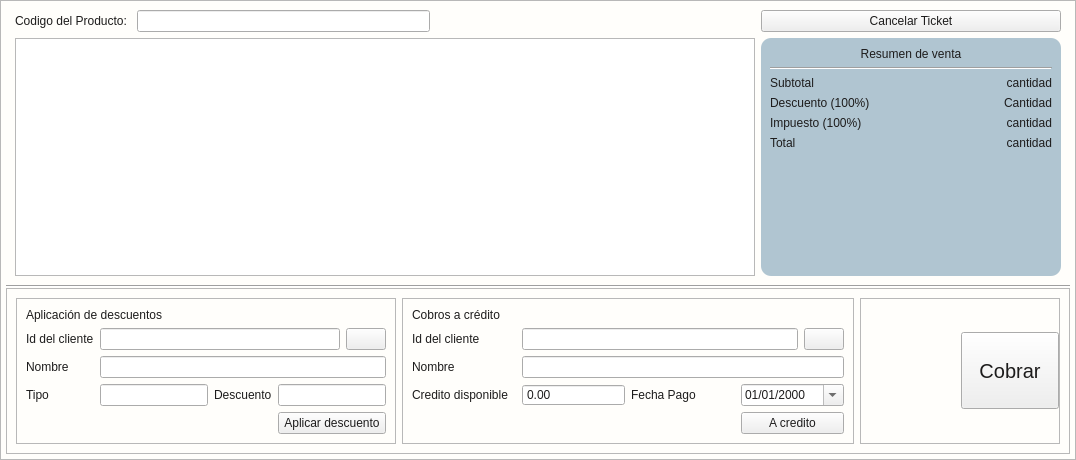
<?xml version="1.0" encoding="UTF-8"?>
<ui version="4.0">
 <class>Venta</class>
 <widget class="QWidget" name="Venta">
  <property name="geometry">
   <rect>
    <x>0</x>
    <y>0</y>
    <width>1076</width>
    <height>460</height>
   </rect>
  </property>
  <property name="windowTitle">
   <string>Form</string>
  </property>
  <property name="styleSheet">
   <string notr="true">*{color: #1d1c1c;}
#Venta{
background: #fffefb;
}
#contenedor_controlcentral{
min-height: 200px;
}
#contenedor_detallesventa{
background: #B0C5D1;
border-radius: 10px;
min-width: 300px;
}
[objectName*=&quot;contenedor&quot;]{
background: #fffefb;
border:none;
}
[objectName*=&quot;etiqueta_&quot;]{
font-size: 14px;
font-family:Arial;
font-weight:bold;
color: #1d1c1c;
}
[objectName*=&quot;txt_&quot;]{
font-size: 14px;
font-family:Arial;
color: #1d1c1c;
background: #F5F5F5;
border-radius: 5px;
border:none;
border-bottom: 1px solid;
}
[objectName*=&quot;etiquetaTitulo_&quot;]{
font-size: 20px;
font-family:Arial;
font-weight:bold;
color: #1d1c1c;
}
[objectName*=&quot;etiquetaresultado_&quot;]{
font-size: 16px;
font-family:Arial;
font-weight:bold;
color: #1d1c1c;
}
#etiqueta_iconocodigobarras{
image: url(:/Icons/Bootstrap/upc-scan.svg);
min-width: 20px;
}
[objectName*=&quot;btn_btn_&quot;]{
height: 25px;
color: #fffefb;
background: #00619a;
border-radius: 5px;
font-family: Arial;
font-weight: bold;
font-size: 14px;
padding-left: 5px;
padding-right: 5px;
}
[objectName*=&quot;btn_btn_&quot;]:hover{
background: #2196F3;
}
#btn_btn_cobrar{
min-height:70px;
min-width: 90px;
font-size:20px;
}
#btn_btn_cobrar:hover{
background: #68a67d;
}
[objectName*=&quot;txt_&quot;]:focus{
border-bottom: 2px solid #023375;
}

/*------TABLA-----*/
[objectName*=&quot;tabla_&quot;] {
    font-family: Arial;
    font-size: 14px;
background: #F5F5F5;
}

/* Encabezados de la tabla */
[objectName*=&quot;tabla_&quot;] QHeaderView::section {
    background-color: #023375;
    color: white;
    font-family: &quot;Arial&quot;;
    font-size: 16px;
    padding: 5px;
    border: 1px solid gray;
}

/* Encabezado horizontal */
[objectName*=&quot;tabla_&quot;] QHeaderView::horizontal {
    background-color: #023375;
    color: white;
}

/* Encabezado vertical */
[objectName*=&quot;tabla_&quot;] QHeaderView::vertical {
    background-color: #023375;
    color: white;
}


[objectName*=&quot;fecha_&quot;]{
border: none;
border-bottom: 1px solid #3b3c3d;
border-radius: 5px;
padding: 2px;
background-color: #f5f4f1;
font-size: 14px;
min-width:100px;
}
*[objectName*=&quot;fecha_&quot;]::drop-down{
subcontrol-origin: padding;
subcontrol-position: top right;
padding-right:5px;
width: 20%;
border-left-width: 1px;
borde-radius: 5px;
background-color: #F5F5F5;
}
*[objectName*=&quot;fecha_&quot;]::down-arrow{
image: url(:/Icons/Bootstrap/calendar2-date.svg);
width: 17%;
height: 17%;
padding-left:5px;
padding-right:5px;
background: #F5F5F5;
}
*[objectName*=&quot;fecha_&quot;]::focus{
border-bottom: 2px solid #00668c;
}
QCalendarWidget QWidget#qt_calendar_navigationbar {
    background-color: #00668c;
    color: white;
    border-top-left-radius: 5px;
    border-top-right-radius: 5px;
}

/* BOTONES DE NAVEGACIÓN */
QCalendarWidget QToolButton {
    background-color: transparent;
    color: white;
    font-weight: bold;
    padding: 5px;
}

/* DESPLEGABLE DE MESES */
QCalendarWidget QMenu {
    background-color: #FFFFFF;
    border: 1px solid #3b3c3d;
}

/* DÍAS DE LA SEMANA */
QCalendarWidget QWidget#qt_calendar_weekdaybar {
    background-color: #f5f4f1;
    color: #3b3c3d;
}

/* DÍAS DEL MES */
QCalendarWidget QAbstractItemView:enabled {
    background-color: #FFFFFF;
    color: #1d1c1c;
    selection-background-color: #00668c;  /* Color al seleccionar fecha */
    selection-color: white;
}

/* DÍAS DE OTROS MESES */
QCalendarWidget QAbstractItemView:disabled {
    color: #AAAAAA;
}

/* EFECTO HOVER SOBRE DÍAS */
QCalendarWidget QAbstractItemView::item:hover {
    background-color: #e1f0f7;
    color: #1d1c1c;
}

*[objectName*=&quot;numerodecimal_&quot;]{
background-color: rgb(245, 244, 241);
color: rgb(29, 28, 28);
border: none;
border-bottom: 1px solid;
border-radius: 5px;
font-size: 12px;
font-family: Arial;
}
*[objectName^=&quot;numerodecimal_&quot;]::focus{
border-bottom: 2px solid #00668c;
}

#contenedor_controlesinferior{
max-height: 200px;
}

#contenedor_creditos{
min-width: 450px;
}
#contenedordescuentosaplicardescuento{
min-width: 450px;
}
</string>
  </property>
  <layout class="QGridLayout" name="gridLayout">
   <property name="leftMargin">
    <number>0</number>
   </property>
   <property name="topMargin">
    <number>0</number>
   </property>
   <property name="rightMargin">
    <number>0</number>
   </property>
   <property name="bottomMargin">
    <number>0</number>
   </property>
   <property name="spacing">
    <number>0</number>
   </property>
   <item row="0" column="0">
    <widget class="QFrame" name="contenedor_general">
     <property name="frameShape">
      <enum>QFrame::Shape::StyledPanel</enum>
     </property>
     <property name="frameShadow">
      <enum>QFrame::Shadow::Raised</enum>
     </property>
     <layout class="QGridLayout" name="gridLayout_3">
      <property name="leftMargin">
       <number>5</number>
      </property>
      <property name="topMargin">
       <number>0</number>
      </property>
      <property name="rightMargin">
       <number>5</number>
      </property>
      <property name="bottomMargin">
       <number>5</number>
      </property>
      <property name="spacing">
       <number>0</number>
      </property>
      <item row="0" column="0">
       <widget class="QWidget" name="contenedor_controlcentral" native="true">
        <property name="minimumSize">
         <size>
          <width>0</width>
          <height>200</height>
         </size>
        </property>
        <property name="maximumSize">
         <size>
          <width>16777215</width>
          <height>16777215</height>
         </size>
        </property>
        <layout class="QGridLayout" name="gridLayout_4">
         <item row="0" column="4">
          <widget class="QPushButton" name="btn_btn_cancelarticket">
           <property name="cursor">
            <cursorShape>PointingHandCursor</cursorShape>
           </property>
           <property name="text">
            <string>Cancelar Ticket</string>
           </property>
          </widget>
         </item>
         <item row="0" column="2">
          <widget class="QLabel" name="etiqueta_iconocodigobarras">
           <property name="text">
            <string/>
           </property>
          </widget>
         </item>
         <item row="0" column="3">
          <spacer name="horizontalSpacer">
           <property name="orientation">
            <enum>Qt::Orientation::Horizontal</enum>
           </property>
           <property name="sizeHint" stdset="0">
            <size>
             <width>40</width>
             <height>20</height>
            </size>
           </property>
          </spacer>
         </item>
         <item row="0" column="0">
          <widget class="QLabel" name="etiqueta_buscarproducto">
           <property name="text">
            <string>Codigo del Producto: </string>
           </property>
          </widget>
         </item>
         <item row="0" column="1">
          <widget class="QLineEdit" name="txt_buscarproducto"/>
         </item>
         <item row="3" column="4" alignment="Qt::AlignmentFlag::AlignHCenter">
          <widget class="QFrame" name="contenedor_detallesventa">
           <property name="styleSheet">
            <string notr="true"/>
           </property>
           <property name="frameShape">
            <enum>QFrame::Shape::StyledPanel</enum>
           </property>
           <property name="frameShadow">
            <enum>QFrame::Shadow::Raised</enum>
           </property>
           <layout class="QFormLayout" name="formLayout">
            <item row="0" column="0" colspan="2">
             <widget class="QLabel" name="etiquetaTitulo_">
              <property name="text">
               <string>Resumen de venta</string>
              </property>
              <property name="alignment">
               <set>Qt::AlignmentFlag::AlignCenter</set>
              </property>
             </widget>
            </item>
            <item row="1" column="0" colspan="2">
             <widget class="Line" name="line_2">
              <property name="orientation">
               <enum>Qt::Orientation::Horizontal</enum>
              </property>
             </widget>
            </item>
            <item row="2" column="0">
             <widget class="QLabel" name="etiqueta_subtotal">
              <property name="text">
               <string>Subtotal</string>
              </property>
             </widget>
            </item>
            <item row="2" column="1">
             <widget class="QLabel" name="etiquetaresultado_subtotalresultado">
              <property name="text">
               <string>cantidad</string>
              </property>
              <property name="alignment">
               <set>Qt::AlignmentFlag::AlignRight|Qt::AlignmentFlag::AlignTrailing|Qt::AlignmentFlag::AlignVCenter</set>
              </property>
             </widget>
            </item>
            <item row="3" column="0">
             <widget class="QLabel" name="etiqueta_descuento">
              <property name="text">
               <string>Descuento (100%)</string>
              </property>
             </widget>
            </item>
            <item row="3" column="1">
             <widget class="QLabel" name="etiquetaresultado_descuentoresultado">
              <property name="text">
               <string>Cantidad</string>
              </property>
              <property name="alignment">
               <set>Qt::AlignmentFlag::AlignRight|Qt::AlignmentFlag::AlignTrailing|Qt::AlignmentFlag::AlignVCenter</set>
              </property>
             </widget>
            </item>
            <item row="4" column="0">
             <widget class="QLabel" name="etiqueta_impuesto">
              <property name="text">
               <string>Impuesto (100%)</string>
              </property>
             </widget>
            </item>
            <item row="4" column="1">
             <widget class="QLabel" name="etiquetaresultado_impuestoresultado">
              <property name="text">
               <string>cantidad</string>
              </property>
              <property name="alignment">
               <set>Qt::AlignmentFlag::AlignRight|Qt::AlignmentFlag::AlignTrailing|Qt::AlignmentFlag::AlignVCenter</set>
              </property>
             </widget>
            </item>
            <item row="5" column="0">
             <widget class="QLabel" name="etiquetaTitulo_total">
              <property name="text">
               <string>Total</string>
              </property>
             </widget>
            </item>
            <item row="5" column="1">
             <widget class="QLabel" name="etiquetaTitulo_totalresultado">
              <property name="text">
               <string>cantidad</string>
              </property>
              <property name="alignment">
               <set>Qt::AlignmentFlag::AlignRight|Qt::AlignmentFlag::AlignTrailing|Qt::AlignmentFlag::AlignVCenter</set>
              </property>
             </widget>
            </item>
           </layout>
          </widget>
         </item>
         <item row="3" column="0" colspan="4">
          <widget class="QColumnView" name="tabla_productos"/>
         </item>
        </layout>
       </widget>
      </item>
      <item row="2" column="0">
       <widget class="QFrame" name="contenedor_controlesinferior">
        <property name="frameShape">
         <enum>QFrame::Shape::StyledPanel</enum>
        </property>
        <property name="frameShadow">
         <enum>QFrame::Shadow::Raised</enum>
        </property>
        <layout class="QHBoxLayout" name="horizontalLayout">
         <item>
          <widget class="QFrame" name="contenedor_descuentosaplicardescuento">
           <property name="minimumSize">
            <size>
             <width>0</width>
             <height>0</height>
            </size>
           </property>
           <property name="maximumSize">
            <size>
             <width>16777215</width>
             <height>16777215</height>
            </size>
           </property>
           <property name="frameShape">
            <enum>QFrame::Shape::StyledPanel</enum>
           </property>
           <property name="frameShadow">
            <enum>QFrame::Shadow::Raised</enum>
           </property>
           <layout class="QGridLayout" name="gridLayout_5">
            <item row="0" column="0" colspan="3">
             <widget class="QLabel" name="etiquetaTitulo_descuentos">
              <property name="text">
               <string>Aplicación de descuentos</string>
              </property>
             </widget>
            </item>
            <item row="1" column="0">
             <widget class="QLabel" name="etiqueta_idclientedescuento">
              <property name="text">
               <string>Id del cliente</string>
              </property>
             </widget>
            </item>
            <item row="2" column="0">
             <widget class="QLabel" name="etiqueta_nombredescuento">
              <property name="text">
               <string>Nombre</string>
              </property>
             </widget>
            </item>
            <item row="3" column="0">
             <widget class="QLabel" name="etiqueta_tipodescuento">
              <property name="text">
               <string>Tipo</string>
              </property>
             </widget>
            </item>
            <item row="3" column="1">
             <widget class="QLineEdit" name="txt_tipodescuento"/>
            </item>
            <item row="3" column="2">
             <widget class="QLabel" name="etiqueta_porcientodescuento">
              <property name="text">
               <string>Descuento</string>
              </property>
             </widget>
            </item>
            <item row="3" column="3">
             <widget class="QLineEdit" name="txt_porcientodescuento"/>
            </item>
            <item row="4" column="3">
             <widget class="QPushButton" name="btn_btn_aplicardescuento">
              <property name="cursor">
               <cursorShape>PointingHandCursor</cursorShape>
              </property>
              <property name="text">
               <string>Aplicar descuento</string>
              </property>
             </widget>
            </item>
            <item row="2" column="1" colspan="3">
             <widget class="QLineEdit" name="txt_nombredescuento"/>
            </item>
            <item row="1" column="1" colspan="3">
             <layout class="QGridLayout" name="gridLayout_2">
              <item row="0" column="0">
               <widget class="QLineEdit" name="txt_iddescuento"/>
              </item>
              <item row="0" column="1">
               <widget class="QPushButton" name="btn_btn_buscarclientedescuento">
                <property name="cursor">
                 <cursorShape>PointingHandCursor</cursorShape>
                </property>
                <property name="text">
                 <string/>
                </property>
                <property name="icon">
                 <iconset resource="../../Source/iconosSVG.qrc">
                  <normaloff>:/iconosBlancos/Icons/iconos/Blanco/buscar_persona_blanco.svg</normaloff>:/iconosBlancos/Icons/iconos/Blanco/buscar_persona_blanco.svg</iconset>
                </property>
                <property name="iconSize">
                 <size>
                  <width>24</width>
                  <height>24</height>
                 </size>
                </property>
               </widget>
              </item>
             </layout>
            </item>
           </layout>
          </widget>
         </item>
         <item>
          <widget class="QFrame" name="contenedor_creditos">
           <property name="minimumSize">
            <size>
             <width>450</width>
             <height>0</height>
            </size>
           </property>
           <property name="maximumSize">
            <size>
             <width>16777215</width>
             <height>16777215</height>
            </size>
           </property>
           <property name="frameShape">
            <enum>QFrame::Shape::StyledPanel</enum>
           </property>
           <property name="frameShadow">
            <enum>QFrame::Shadow::Raised</enum>
           </property>
           <layout class="QGridLayout" name="gridLayout_8">
            <item row="0" column="0" colspan="2">
             <widget class="QLabel" name="etiquetaTitulo_creditos">
              <property name="text">
               <string>Cobros a crédito</string>
              </property>
             </widget>
            </item>
            <item row="1" column="0">
             <widget class="QLabel" name="etiqueta_idclientecredito">
              <property name="text">
               <string>Id del cliente</string>
              </property>
             </widget>
            </item>
            <item row="2" column="0">
             <widget class="QLabel" name="etiqueta_nombreclientecredito">
              <property name="text">
               <string>Nombre</string>
              </property>
             </widget>
            </item>
            <item row="3" column="0">
             <widget class="QLabel" name="etiqueta_creditodisponible">
              <property name="text">
               <string>Credito disponible</string>
              </property>
              <property name="wordWrap">
               <bool>false</bool>
              </property>
             </widget>
            </item>
            <item row="3" column="1">
             <widget class="QDoubleSpinBox" name="numerodecimal_cantidadcredito">
              <property name="buttonSymbols">
               <enum>QAbstractSpinBox::ButtonSymbols::NoButtons</enum>
              </property>
              <property name="maximum">
               <double>10000000000000000000000.000000000000000</double>
              </property>
             </widget>
            </item>
            <item row="3" column="2">
             <widget class="QLabel" name="etiqueta_fechapago">
              <property name="text">
               <string>Fecha Pago</string>
              </property>
             </widget>
            </item>
            <item row="3" column="3">
             <widget class="QDateEdit" name="fecha_fechapagocredito">
              <property name="displayFormat">
               <string>dd/MM/yyyy</string>
              </property>
              <property name="calendarPopup">
               <bool>true</bool>
              </property>
             </widget>
            </item>
            <item row="4" column="3">
             <widget class="QPushButton" name="btn_btn_cobrarconcredito">
              <property name="cursor">
               <cursorShape>PointingHandCursor</cursorShape>
              </property>
              <property name="text">
               <string>A credito</string>
              </property>
             </widget>
            </item>
            <item row="2" column="1" colspan="3">
             <widget class="QLineEdit" name="txt_nombreclientecredito"/>
            </item>
            <item row="1" column="1" colspan="3">
             <layout class="QGridLayout" name="gridLayout_6">
              <item row="0" column="0">
               <widget class="QLineEdit" name="txt_idclientecredito"/>
              </item>
              <item row="0" column="1">
               <widget class="QPushButton" name="btn_btn_buscarcreditocliente">
                <property name="cursor">
                 <cursorShape>PointingHandCursor</cursorShape>
                </property>
                <property name="text">
                 <string/>
                </property>
                <property name="icon">
                 <iconset resource="../../Source/iconosSVG.qrc">
                  <normaloff>:/iconosBlancos/Icons/iconos/Blanco/buscar_persona_blanco.svg</normaloff>:/iconosBlancos/Icons/iconos/Blanco/buscar_persona_blanco.svg</iconset>
                </property>
                <property name="iconSize">
                 <size>
                  <width>24</width>
                  <height>24</height>
                 </size>
                </property>
               </widget>
              </item>
             </layout>
            </item>
           </layout>
          </widget>
         </item>
         <item>
          <widget class="QFrame" name="contenedor_btn_cobrar">
           <property name="frameShape">
            <enum>QFrame::Shape::StyledPanel</enum>
           </property>
           <property name="frameShadow">
            <enum>QFrame::Shadow::Raised</enum>
           </property>
           <layout class="QGridLayout" name="gridLayout_7">
            <property name="leftMargin">
             <number>0</number>
            </property>
            <property name="topMargin">
             <number>0</number>
            </property>
            <property name="rightMargin">
             <number>0</number>
            </property>
            <property name="bottomMargin">
             <number>0</number>
            </property>
            <property name="spacing">
             <number>0</number>
            </property>
            <item row="0" column="0">
             <spacer name="horizontalSpacer_2">
              <property name="orientation">
               <enum>Qt::Orientation::Horizontal</enum>
              </property>
              <property name="sizeHint" stdset="0">
               <size>
                <width>40</width>
                <height>20</height>
               </size>
              </property>
             </spacer>
            </item>
            <item row="0" column="1">
             <widget class="QToolButton" name="btn_btn_cobrar">
              <property name="cursor">
               <cursorShape>PointingHandCursor</cursorShape>
              </property>
              <property name="text">
               <string>Cobrar</string>
              </property>
              <property name="icon">
               <iconset resource="../../Source/iconosSVG.qrc">
                <normaloff>:/iconosBlancos/Icons/iconos/Blanco/dinero_blanco.svg</normaloff>:/iconosBlancos/Icons/iconos/Blanco/dinero_blanco.svg</iconset>
              </property>
              <property name="iconSize">
               <size>
                <width>35</width>
                <height>35</height>
               </size>
              </property>
              <property name="popupMode">
               <enum>QToolButton::ToolButtonPopupMode::InstantPopup</enum>
              </property>
              <property name="toolButtonStyle">
               <enum>Qt::ToolButtonStyle::ToolButtonTextUnderIcon</enum>
              </property>
              <property name="autoRaise">
               <bool>false</bool>
              </property>
             </widget>
            </item>
           </layout>
          </widget>
         </item>
        </layout>
       </widget>
      </item>
      <item row="1" column="0">
       <widget class="Line" name="line">
        <property name="orientation">
         <enum>Qt::Orientation::Horizontal</enum>
        </property>
       </widget>
      </item>
     </layout>
    </widget>
   </item>
  </layout>
 </widget>
 <resources>
  <include location="../../Source/ibootstrap.qrc"/>
  <include location="../../Source/iconosSVG.qrc"/>
 </resources>
 <connections/>
</ui>
